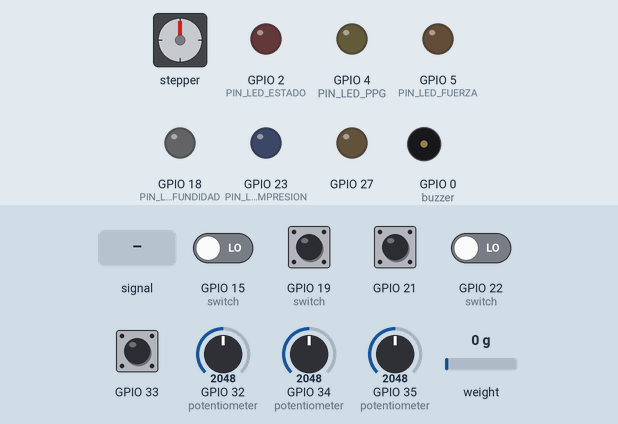
The sketch below on a simulated ESP32. On the bench: stepper motor, output pins drawn as LEDs (lit = HIGH), buzzer (waves = sounding, pin HIGH). Wiring (from diagram.json): stepper motor driver (200 steps per turn assumed): step GPIO 25; direction GPIO 26. The inputs (shaded band) are chosen by the test bench; at power-on: GPIO 21, GPIO 33 HIGH, GPIO 15 (switch), GPIO 19 (switch), GPIO 22 (switch) LOW, GPIO 32 (potentiometer) = 2048, weight on the scale 0 g, GPIO 34 (potentiometer) = 2048, GPIO 35 (potentiometer) = 2048. Pins used as bus, display or sensor lines are not drawn; what the sketch prints to the serial monitor is not drawn.

Above: at 2.1 s.
2.2 s: GPIO 33 pulled LOW for 0.15 s
At 3.5 s:
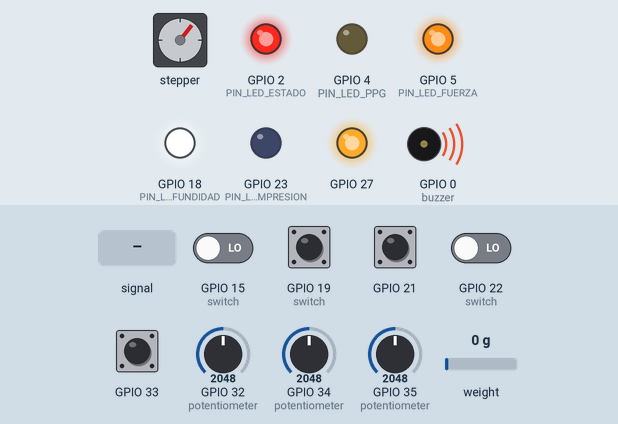
3.8 s: GPIO 34 (potentiometer) fed a 1000 Hz sine of ±1023 counts around its level
At 6.4 s:
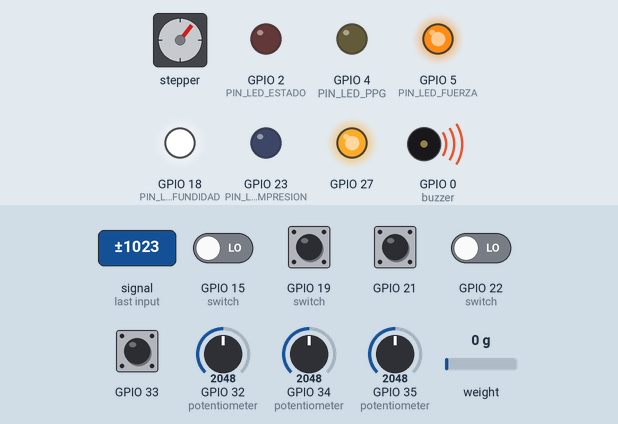
7.2 s: GPIO 22 (switch) driven HIGH
At 9.5 s:
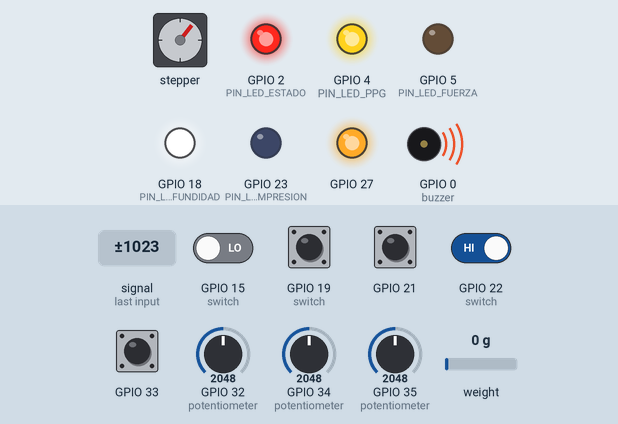
11.9 s: GPIO 32 (potentiometer) set to 2011
At 13.3 s:
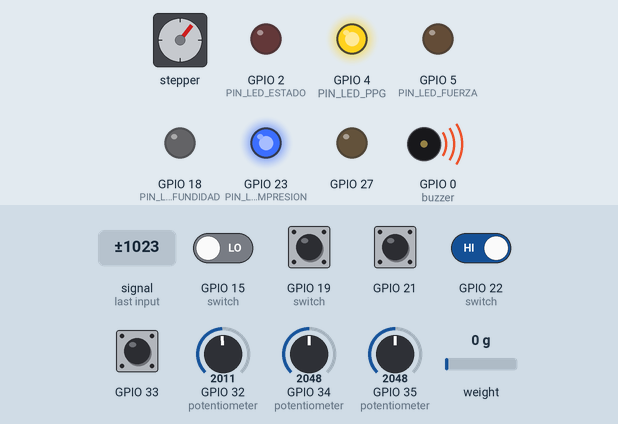
16.6 s: weight on the scale set to 23 g
18.1 s: weight on the scale set to 28 g
At 19.2 s:
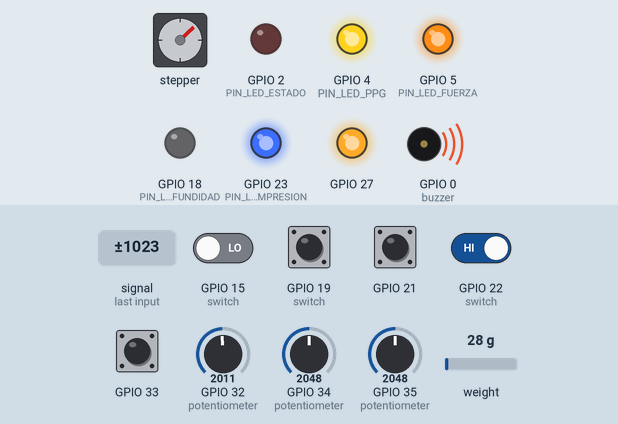
Timing chart, 0 to 30.6 s (numbered marks = the images above; inputs shaded):
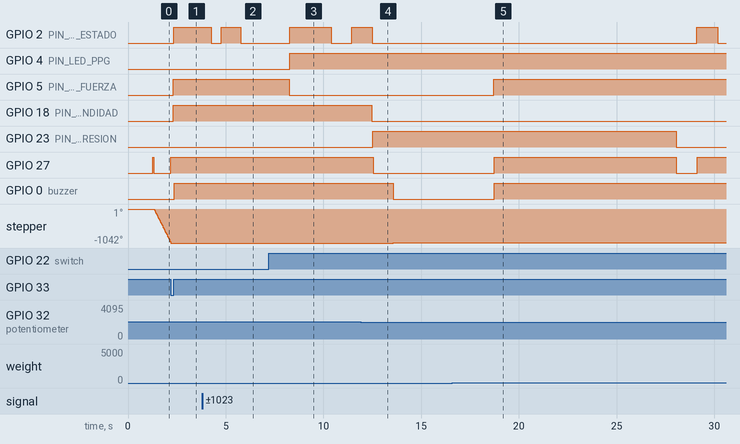

The sketch:

firmware-esp32.ino
```cpp
// =====================================================
//  Core CPR - Firmware principal (ESP32)
//  Estado: Fase 8 - T8.1 (el motor ya esta conectado a la FSM: arranca
//  al entrar a FSM_COMPRIMIENDO y, al salir, retrae el piston desde la
//  posicion actual en vez de terminar la bajada completa. Ver
//  motorCicloIniciar/Actualizar/Detener en actuador_motor.h)
//  T7.3 (buzzer: alarmas acusticas segun prioridad -- limite excedido >
//  fallo de sensor > paciente vivo. Ver buzzer.h)
//  T7.2 Parte B: confirmacion de fallo del PPG antes de comprimir
//  (pantalla de confirmacion + fail-safe de 10s). El toque real de los
//  botones queda sin probar en Wokwi, ver hmi_pantalla.h
// =====================================================

#include "config.h"
#include "logger.h"
#include "sensor_ecg.h"
#include "sensor_ppg.h"
#include "sensor_fuerza.h"
#include "sensor_profundidad.h"
#include "actuador_motor.h"
#include "logica_fsm.h"
#include "selector_modo.h"
#include "seguridad.h"
#include "hmi_pantalla.h"
#include "simulador_falla.h"
#include "buzzer.h"

// Guardamos el estado anterior para avisar SOLO cuando cambia.
// Si no, la consola se llena de mensajes repetidos y no se ve nada.
bool habiaSenalEcg = false;
bool habiaPulso = false;
bool habiaExcesoFuerza = false;
bool habiaExcesoProfundidad = false;
bool habiaParoEmergencia = false;
bool habiaAbortoPorLimite = false;
bool abortoPorLimite = false;   // se actualiza cada 500ms, se usa en cada vuelta
bool primeraVuelta = true;
ModoPaciente modoAnterior = MODO_ADULTO;
bool primerModo = true;
EstadoFsm estadoAnterior = FSM_MONITOREANDO;
bool primerEstado = true;

void setup() {
  loggerIniciar();

  pinMode(PIN_LED_ESTADO, OUTPUT);
  pinMode(PIN_LED_PPG, OUTPUT);
  pinMode(PIN_LED_FUERZA, OUTPUT);
  pinMode(PIN_LED_PROFUNDIDAD, OUTPUT);
  pinMode(PIN_LED_COMPRESION, OUTPUT);
  logMsg(LOG_INFO, "MAIN", "LED de estado (ECG) listo en GPIO " + String(PIN_LED_ESTADO));
  logMsg(LOG_INFO, "MAIN", "LED de pulso (PPG) listo en GPIO " + String(PIN_LED_PPG));
  logMsg(LOG_INFO, "MAIN", "LED de alarma (fuerza) listo en GPIO " + String(PIN_LED_FUERZA));
  logMsg(LOG_INFO, "MAIN", "LED de alarma (profundidad) listo en GPIO " + String(PIN_LED_PROFUNDIDAD));
  logMsg(LOG_INFO, "MAIN", "LED de compresion (reemplaza al motor) listo en GPIO " + String(PIN_LED_COMPRESION));

  if (MODO_SIMULACION) {
    logMsg(LOG_WARN, "MAIN", "MODO_SIMULACION activo: los datos NO son de sensores reales");
  }

  selectorModoIniciar();
  simuladorFallaIniciar();
  hmiIniciar();
  ecgIniciar();
  ppgIniciar();
  fuerzaIniciar();
  profundidadIniciar();
  motorIniciar();
  seguridadIniciar();
  buzzerIniciar();
  fsmIniciar();
  logMsg(LOG_INFO, "MAIN", "Gira los potenciometros o ajusta el HX711 para simular");

  // ---- Prueba T5.2: homing (busca el extremo retraido, define el cero) ----
  bool homingOk = motorHoming();
  if (homingOk) {
    logMsg(LOG_INFO, "MAIN", "Homing OK: motor en posicion cero (extremo retraido)");
  } else {
    logMsg(LOG_ERROR, "MAIN", "Homing fallo: revisar el switch de home antes de continuar");
  }

  logMsg(LOG_INFO, "MAIN", "Ciclo de compresion configurado a " +
                           String(RITMO_CPM_OBJETIVO) +
                           " CPM (arranca cuando la FSM entra a COMPRIMIENDO)");
}

void loop() {
  // El paro de emergencia se revisa PRIMERO y en cada vuelta (no espera al
  // bloque de 500ms): si esta activo, corta el motor de inmediato y no
  // deja que el ciclo avance ni un paso mas. Igual con el aborto por
  // limite (T7.2 Parte A). Estos dos casos cortan siempre en el
  // instante, a proposito -- no usan la retraccion suave de
  // motorCicloDetener() (ver T8.1).
  bool paroActivo = paroEmergenciaActivo();
  if (paroActivo || abortoPorLimite) {
    motorHabilitar(false);
  } else if (motorCicloEnMovimiento()) {
    // Avanza el motor si ya toca el proximo paso (no bloquea). Corre
    // siempre, sin importar el modo, para no cortar un movimiento a
    // mitad de camino. Sigue llamandose aunque la FSM ya haya salido de
    // COMPRIMIENDO, hasta que termine de retraerse.
    motorCicloActualizar();
  }

  // Igual que el motor: se actualiza en CADA vuelta de loop() (no cada
  // 500ms), para que los pitidos rapidos de BUZZER_FALLO se escuchen
  // bien y no queden "aplastados" por el chequeo lento de sensores.
  buzzerActualizar();

  // Se revisa en cada vuelta de loop() (no cada 500ms) para que el
  // antirebote de botonReintentarPresionado() tenga lecturas frecuentes.
  if (botonReintentarPresionado()) {
    logMsg(LOG_INFO, "SEGURIDAD", ">>> Reintentar lectura solicitado (boton presionado)");
    // T7.2 Parte B: si estaba silenciada la confirmacion de fallo del
    // PPG (el usuario ya habia dicho "NO hay paro" con el sensor roto),
    // este boton reactiva el chequeo normal.
    fsmReintentarConfirmacion();
  }

  ModoPaciente modoActual = selectorModoLeer();

  if (primerModo || modoActual != modoAnterior) {
    if (modoActual == MODO_NINO) {
      logMsg(LOG_INFO, "MAIN", ">>> MODO NINO seleccionado: iniciando diagnostico");
    } else {
      logMsg(LOG_WARN, "MAIN", ">>> MODO ADULTO seleccionado: Modo no disponible");
    }
    hmiMostrarModo(modoActual);
    modoAnterior = modoActual;
    primerModo = false;
  }

  if (modoActual == MODO_ADULTO) {
    return;   // modo no funcional: no se lee ningun sensor ni corre la FSM
  }

  // El resto (FSM, sensores, logs) se revisa cada ~500ms, no en cada vuelta
  // del loop(): ya no usamos delay() porque bloquearia el paso del motor,
  // que necesita revisarse muchas veces por segundo para moverse suave.
  static unsigned long ultimoChequeoMs = 0;
  if (millis() - ultimoChequeoMs < 500) {
    return;
  }
  ultimoChequeoMs = millis();

  if (primeraVuelta || paroActivo != habiaParoEmergencia) {
    if (paroActivo) {
      logMsg(LOG_ERROR, "SEGURIDAD", ">>> PARO DE EMERGENCIA ACTIVO: motor detenido");
    } else {
      logMsg(LOG_INFO, "SEGURIDAD", ">>> Paro de emergencia liberado, motor puede operar");
    }
    habiaParoEmergencia = paroActivo;
  }

  fsmActualizar();

  // Mientras esta COMPRIMIENDO no se lee ni se muestra ECG/PPG: el
  // movimiento ensucia esas lecturas (ver docs/diagramas/T4.1-fsm.md).
  // Fuerza y profundidad son sensores de control, no de diagnostico:
  // esos si se leen siempre, incluso durante la compresion.
  EstadoFsm estadoActual = fsmEstadoActual();
  bool comprimiendo = (estadoActual == FSM_COMPRIMIENDO);
  digitalWrite(PIN_LED_COMPRESION, comprimiendo ? HIGH : LOW);

  if (primerEstado || estadoActual != estadoAnterior) {
    hmiMostrarEstado(estadoActual);

    // ---- Motor conectado a la FSM (T8.1) ----
    if (estadoActual == FSM_COMPRIMIENDO) {
      motorCicloIniciar();
    } else if (estadoAnterior == FSM_COMPRIMIENDO) {
      motorCicloDetener();
    }

    estadoAnterior = estadoActual;
    primerEstado = false;
  }

  // ---- Confirmacion de fallo del PPG (T7.2 Parte B) ----
  // Mientras se espera confirmacion, se revisa si llego un toque desde
  // la pantalla. Sin probar en Wokwi (no simula la Nextion real, ver
  // hmi_pantalla.h); se valida con hardware real en T9.4.
  if (estadoActual == FSM_CONFIRMANDO_FALLO) {
    ToqueNextion toque = hmiLeerToque();
    if (toque == TOQUE_SI_HAY_PARO) {
      fsmConfirmarParo();
    } else if (toque == TOQUE_NO_HAY_PARO) {
      fsmDescartarParo();
    }
  }

  bool excedeFuerza = fuerzaExcedeLimite();
  bool excedeProfundidad = profundidadExcedeLimite();
  digitalWrite(PIN_LED_FUERZA, excedeFuerza ? HIGH : LOW);
  digitalWrite(PIN_LED_PROFUNDIDAD, excedeProfundidad ? HIGH : LOW);

  // ---- Aborto por limite o falla de sensor (T7.2 Parte A) ----
  // Se actualiza aca (cada 500ms, junto con la lectura de los sensores)
  // pero se aplica en CADA vuelta de loop() (ver el bloque del paro de
  // emergencia, arriba), igual que T7.1: una vez detectado, el motor
  // queda deshabilitado hasta la proxima revision que lo confirme OK.
  abortoPorLimite = excedeFuerza || excedeProfundidad;
  if (primeraVuelta || abortoPorLimite != habiaAbortoPorLimite) {
    if (abortoPorLimite) {
      logMsg(LOG_ERROR, "SEGURIDAD", ">>> LIMITE O FALLA DE FUERZA/PROFUNDIDAD: motor abortado");
    } else {
      logMsg(LOG_INFO, "SEGURIDAD", ">>> Fuerza y profundidad OK, motor puede operar");
    }
    habiaAbortoPorLimite = abortoPorLimite;
  }

  // ---- Alarmas acusticas (T7.3) ----
  // Prioridad: limite excedido > fallo de sensor (esperando confirmacion)
  // > paciente vivo (solo confirma, no es una alarma real). Si ninguna
  // aplica, el buzzer queda en silencio.
  PatronBuzzer patronBuzzer = BUZZER_NINGUNO;
  if (abortoPorLimite) {
    patronBuzzer = BUZZER_LIMITE;
  } else if (estadoActual == FSM_CONFIRMANDO_FALLO) {
    patronBuzzer = BUZZER_FALLO;
  } else if (estadoActual == FSM_MONITOREANDO) {
    patronBuzzer = BUZZER_VIVO;
  }
  buzzerFijarPatron(patronBuzzer);

  // ---- Cruce de posicion (T5.4 / Punto E) ----
  // Compara lo que el motor "cree" (conteo de pasos desde el home) contra
  // lo que mide el sensor de verdad (VL53L0X). En esta prueba aislada el
  // home se toma como si fuera el punto de contacto con el pecho (todavia
  // no definimos POSICION_LISTO_CM, la distancia real de aproximacion).
  float posicionMotor = motorPosicionCm();
  float posicionSensor = profundidadLeerCm();
  logMsg(LOG_DEBUG, "MOTOR", "posicion calculada=" + String(posicionMotor, 1) +
                             "cm  sensor VL53L0X=" + String(posicionSensor, 1) + "cm");
  if (fabs(posicionMotor - posicionSensor) > TOLERANCIA_POSICION_CM) {
    logMsg(LOG_WARN, "MOTOR", "Diferencia entre posicion calculada y el sensor "
                              "de profundidad (posible perdida de pasos, o en "
                              "Wokwi falta girar el potenciometro a mano)");
  }

  if (!comprimiendo) {
    bool haySenalEcg = ecgHaySenal();
    bool hayPulso = ppgHayPulso();
    hmiGraficarEcg(ecgLeerValor());

    digitalWrite(PIN_LED_ESTADO, haySenalEcg ? HIGH : LOW);
    digitalWrite(PIN_LED_PPG, hayPulso ? HIGH : LOW);

    if (primeraVuelta || haySenalEcg != habiaSenalEcg) {
      if (haySenalEcg) {
        logMsg(LOG_INFO, "MAIN", ">>> HAY SENAL CARDIACA (paciente con actividad)");
      } else {
        logMsg(LOG_WARN, "MAIN", ">>> SIN SENAL CARDIACA (posible paro)");
      }
      habiaSenalEcg = haySenalEcg;
    }

    if (primeraVuelta || hayPulso != habiaPulso) {
      if (hayPulso) {
        logMsg(LOG_INFO, "MAIN", ">>> HAY PULSO (paciente con actividad)");
      } else {
        logMsg(LOG_WARN, "MAIN", ">>> SIN PULSO (posible paro)");
      }
      habiaPulso = hayPulso;
    }
  }

  if (primeraVuelta || excedeFuerza != habiaExcesoFuerza) {
    if (excedeFuerza) {
      logMsg(LOG_WARN, "MAIN", ">>> FUERZA EXCEDIDA (riesgo de lesion)");
    } else {
      logMsg(LOG_INFO, "MAIN", ">>> FUERZA DENTRO DEL LIMITE");
    }
    habiaExcesoFuerza = excedeFuerza;
  }

  if (primeraVuelta || excedeProfundidad != habiaExcesoProfundidad) {
    if (excedeProfundidad) {
      logMsg(LOG_WARN, "MAIN", ">>> PROFUNDIDAD EXCEDIDA (riesgo de lesion)");
    } else {
      logMsg(LOG_INFO, "MAIN", ">>> PROFUNDIDAD DENTRO DEL LIMITE");
    }
    habiaExcesoProfundidad = excedeProfundidad;
  }

  primeraVuelta = false;
}
```

actuador_motor.h
```cpp
#ifndef ACTUADOR_MOTOR_H
#define ACTUADOR_MOTOR_H

#include <Arduino.h>

// =====================================================
//  Modulo del motor (NEMA 23 + driver STEP/DIR/ENABLE)
//
//  En Wokwi se simula con un driver A4988 + motor generico (mismo
//  protocolo STEP/DIR/ENABLE que el HBS57 real). Cambiar de driver es
//  solo cableado; este codigo no cambia.
//
//  El movimiento es NO bloqueante: motorIniciarTramo() arranca un
//  movimiento y motorActualizarTramo() hay que llamarla en cada vuelta
//  de loop() para que avance. Asi el resto del programa (lecturas de
//  fuerza/profundidad) sigue funcionando mientras el motor se mueve.
// =====================================================

// Configura los pines. Llamar una vez en setup().
void motorIniciar();

// Habilita (true) o deshabilita (false) el driver.
void motorHabilitar(bool activar);

// Busca la posicion "cero" (extremo retraido) moviendo el motor hacia el
// final de carrera de home. Se detiene ahi al encontrarlo. Esta funcion
// SI bloquea (el homing es un evento unico al arrancar, no repetitivo).
// Devuelve true si lo encontro, false si se paso del limite de seguridad
// sin activarlo (posible switch desconectado o roto).
bool motorHoming();

// Inicia un movimiento suave (con rampa de aceleracion/desaceleracion) de
// 'pasos' pulsos (signo = direccion) repartido en 'duracionMs'
// milisegundos. NO bloquea: hay que llamar motorActualizarTramo() en
// cada vuelta del loop() hasta que devuelva false.
void motorIniciarTramo(long pasos, unsigned long duracionMs);

// Avanza el movimiento en curso un paso, si ya corresponde segun el
// tiempo transcurrido. Devuelve true mientras el tramo sigue en marcha,
// false cuando termino. Llamar en cada vuelta de loop().
bool motorActualizarTramo();

// Posicion actual del piston en cm, contando pasos desde el home (0 = home).
// Se resetea a 0 cuando motorHoming() encuentra el switch. Es un conteo
// interno (una suposicion, no un hecho verificado) -- para eso esta el
// cruce con el sensor de profundidad real (VL53L0X, T5.4).
float motorPosicionCm();

// ---- Ciclo de compresion (T5.3, conectado a la FSM en T8.1) ----
// Movimiento suave a RITMO_CPM_OBJETIVO, alternando bajada/subida (recoil).

// Arranca el ciclo desde cero (bajando). Llamar cuando la FSM entra a
// FSM_COMPRIMIENDO.
void motorCicloIniciar();

// Avanza el ciclo un paso, si ya corresponde. Llamar en cada vuelta de
// loop() mientras motorCicloEnMovimiento() sea true.
void motorCicloActualizar();

// Pide detener el ciclo. Si el piston va bajando, corta ese tramo y arma
// uno nuevo de subida DESDE LA POSICION ACTUAL (no desde el fondo), al
// mismo ritmo que una subida normal -- nunca sigue empujando ni queda
// trabado contra el pecho. Si ya iba subiendo (recoil), lo deja terminar
// ese tramo. Llamar cuando la FSM sale de FSM_COMPRIMIENDO (paciente
// revivio). No se usa para el paro de emergencia ni el aborto por
// limite (T7.1/T7.2): esos cortan con motorHabilitar(false) al instante,
// a proposito.
void motorCicloDetener();

// true mientras el ciclo tiene algo pendiente (comprimiendo o
// terminando de retraerse tras motorCicloDetener()). false = motor
// quieto, no hace falta llamar mas a motorCicloActualizar().
bool motorCicloEnMovimiento();

#endif
```

ads1115.cpp
```cpp
#include "ads1115.h"
#include "config.h"
#include "logger.h"
#include <Wire.h>

// --- Registros internos del chip (vienen en su hoja de datos) ---
#define ADS1115_REG_CONVERSION  0x00   // aqui queda el resultado de la medicion
#define ADS1115_REG_CONFIG      0x01   // aqui se le dice que y como medir

// Con la ganancia +-4.096V, cada "paso" del contador vale 0.125 mV.
// Sale de: 4096 mV / 32768 pasos = 0.125 mV por paso.
#define ADS1115_MV_POR_PASO     0.125

void ads1115Iniciar() {
  Wire.begin();
  if (ads1115Presente()) {
    logMsg(LOG_INFO, "ADS1115", "Chip detectado en 0x48");
  } else {
    logMsg(LOG_WARN, "ADS1115", "Chip NO detectado (normal en simulacion)");
  }
}

bool ads1115Presente() {
  Wire.beginTransmission(ADS1115_DIR_I2C);
  return (Wire.endTransmission() == 0);   // 0 = el chip contesto
}

float ads1115LeerCanal(uint8_t canal) {
  if (canal > 3) {
    logMsg(LOG_ERROR, "ADS1115", "Canal invalido: " + String(canal));
    return NAN;
  }

  // Armamos la orden de medicion (16 bits).
  // 0xC383 = medir una sola vez, canal 0 contra tierra, rango +-4.096V.
  // Los 3 bits del canal se corren de lugar segun cual queremos leer.
  uint16_t orden = 0xC383 | (canal << 12);

  Wire.beginTransmission(ADS1115_DIR_I2C);
  Wire.write(ADS1115_REG_CONFIG);
  Wire.write(orden >> 8);      // primero la mitad alta
  Wire.write(orden & 0xFF);    // luego la mitad baja
  if (Wire.endTransmission() != 0) {
    logMsg(LOG_ERROR, "ADS1115", "No responde al pedir medicion");
    return NAN;
  }

  delay(9);   // el chip tarda ~8 ms en medir a 128 muestras/segundo

  // Ahora leemos el resultado.
  Wire.beginTransmission(ADS1115_DIR_I2C);
  Wire.write(ADS1115_REG_CONVERSION);
  if (Wire.endTransmission() != 0) {
    logMsg(LOG_ERROR, "ADS1115", "No responde al leer resultado");
    return NAN;
  }

  if (Wire.requestFrom((uint8_t)ADS1115_DIR_I2C, (uint8_t)2) != 2) {
    logMsg(LOG_ERROR, "ADS1115", "Lectura incompleta");
    return NAN;
  }

  int16_t crudo = (Wire.read() << 8) | Wire.read();
  return crudo * ADS1115_MV_POR_PASO;
}
```

ads1115.h
```cpp
#ifndef ADS1115_H
#define ADS1115_H

#include <Arduino.h>

// =====================================================
//  Driver del ADS1115 (convertidor analogico-digital externo)
//
//  Por que existe este archivo separado:
//  El AD8232 entrega una senal analogica muy pequena. El ADC interno
//  de la ESP32 es ruidoso y poco lineal, asi que usamos un ADC externo
//  de 16 bits. Aislarlo en su propio modulo permite cambiarlo despues
//  sin tocar la logica del ECG.
//
//  === NO VALIDADO EN SIMULACION ===
//  Wokwi no incluye el ADS1115, asi que este codigo NO se pudo probar.
//  Se valida cuando llegue el chip fisico (tarea T9.4 del plan).
// =====================================================

// Arranca el bus I2C. Llamar una vez en setup().
void ads1115Iniciar();

// Lee un canal (0 a 3) y devuelve el valor en milivolts.
// Devuelve NAN si el chip no responde.
float ads1115LeerCanal(uint8_t canal);

// True si el chip contesta en el bus I2C.
bool ads1115Presente();

#endif
```

Source omitted: actuador_motor.cpp (8372 bytes), buzzer.cpp (1580 bytes), buzzer.h (1275 bytes), hmi_pantalla.cpp (3693 bytes), hmi_pantalla.h (2626 bytes), logger.cpp (1413 bytes), logger.h (688 bytes), logica_fsm.cpp (4468 bytes), logica_fsm.h (2108 bytes), seguridad.cpp (1647 bytes), seguridad.h (1414 bytes), selector_modo.cpp (440 bytes) and 12 more

Measured:
- the behaviour switches between 2048 and 2047 on GPIO 32 (potentiometer) (found by bisection; images 3 and 4)
- the behaviour switches between 25 and 26 g on weight on the scale (found by bisection; images 4 and 5)
- after the input at 2.2 s, GPIO 2 (PIN_LED_ESTADO): LOW → HIGH after 0.14 s; GPIO 5 (PIN_LED_FUERZA), GPIO 18 (PIN_LED_PROFUNDIDAD): LOW → HIGH after 0.10 s; GPIO 27: LOW → HIGH at once; GPIO 0 (buzzer): LOW → HIGH after 0.16 s
- after the input at 3.8 s, GPIO 2 (PIN_LED_ESTADO): HIGH → LOW after 0.46 s, → HIGH 0.50 s later, → LOW 1.0 s later
- after the input at 7.2 s, GPIO 2 (PIN_LED_ESTADO): LOW → HIGH after 1.1 s, → LOW 2.1 s later, → HIGH 1.1 s later; GPIO 4 (PIN_LED_PPG): LOW → HIGH after 1.1 s; GPIO 5 (PIN_LED_FUERZA): HIGH → LOW after 1.0 s
- after the input at 18.1 s, GPIO 5 (PIN_LED_FUERZA): LOW → HIGH after 0.61 s; GPIO 27: LOW → HIGH after 0.64 s, → LOW 9.3 s later, → HIGH 1.1 s later; GPIO 0 (buzzer): LOW → HIGH after 0.65 s; stepper: stays -1033° (without the input it goes to -1031° after 0.62 s)
